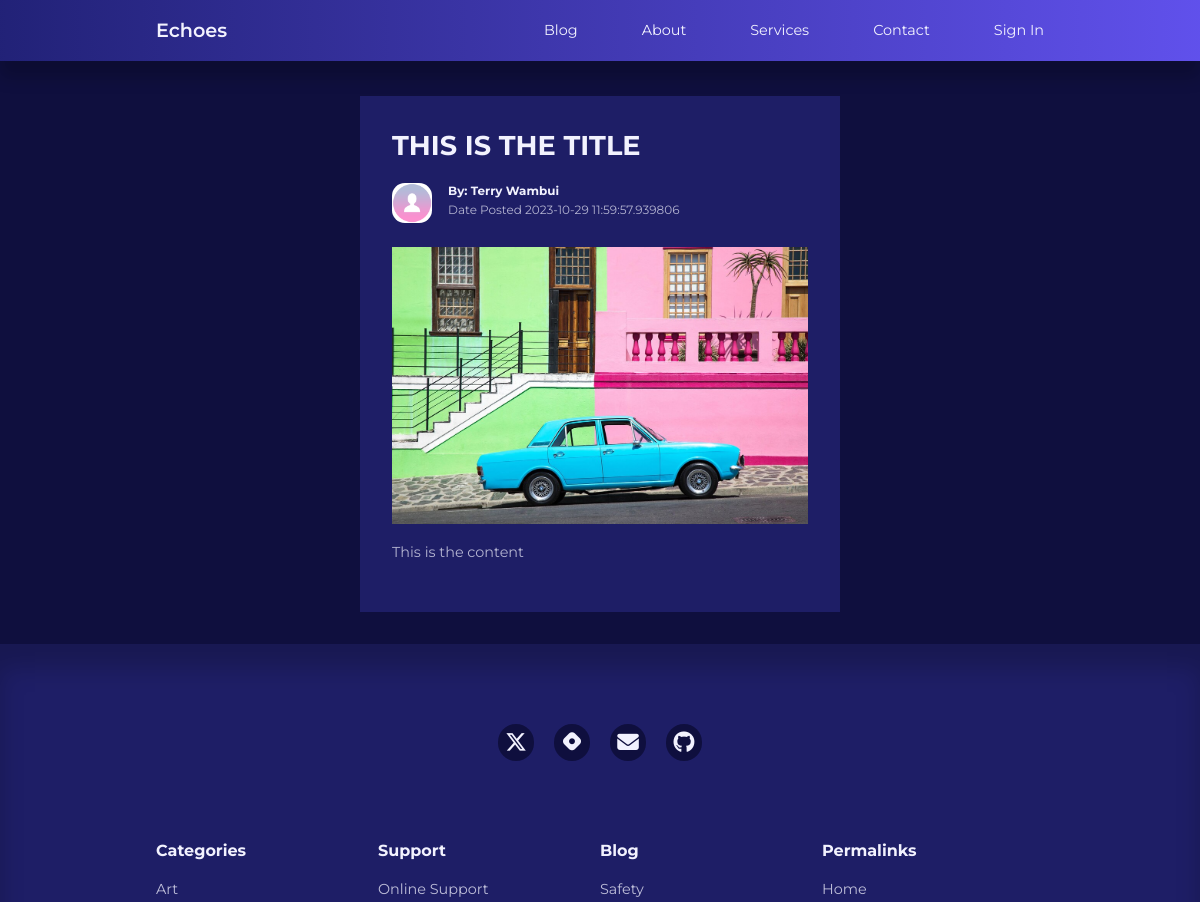
Page /post/5 (upper part) on the earlier database version.
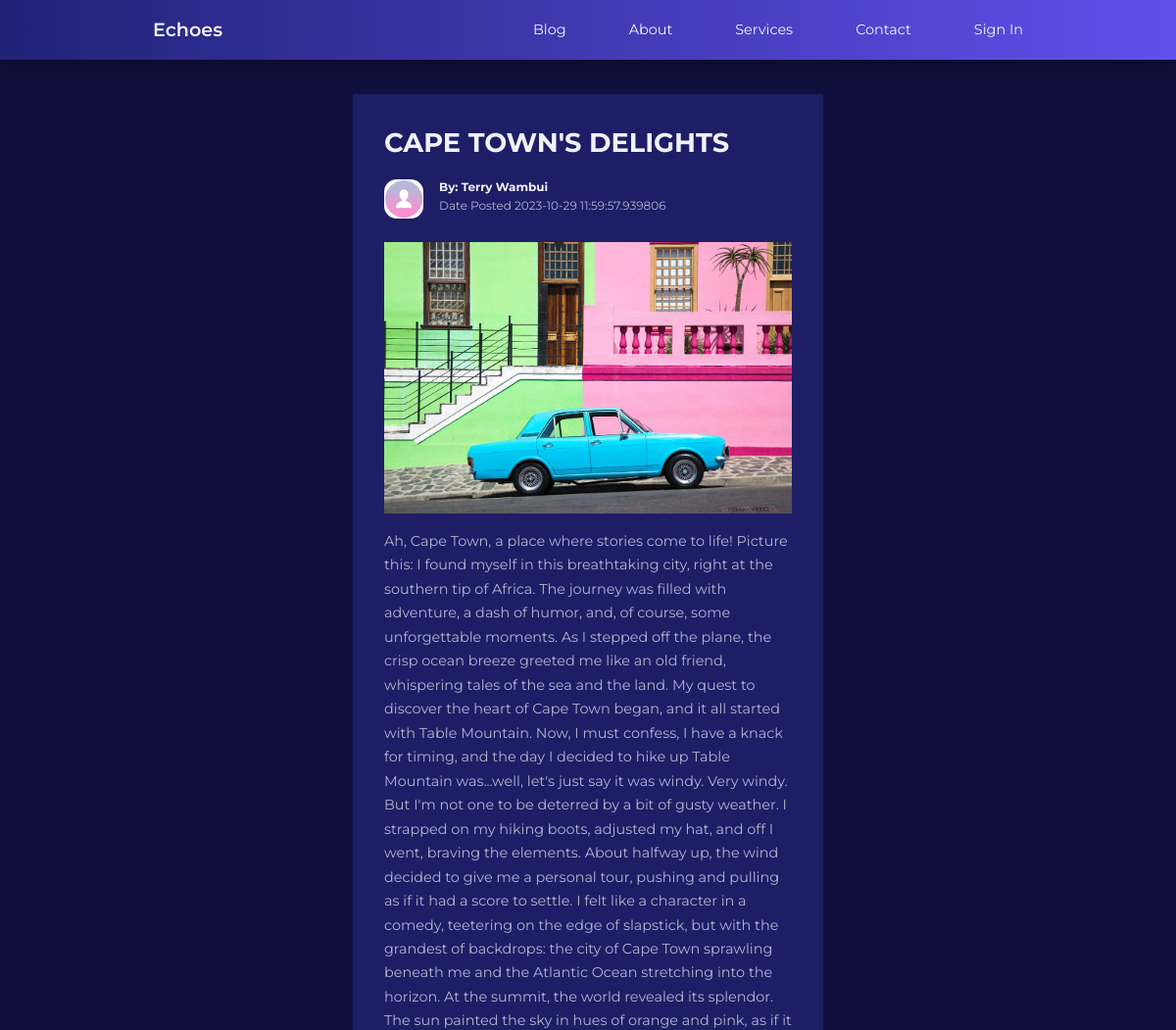
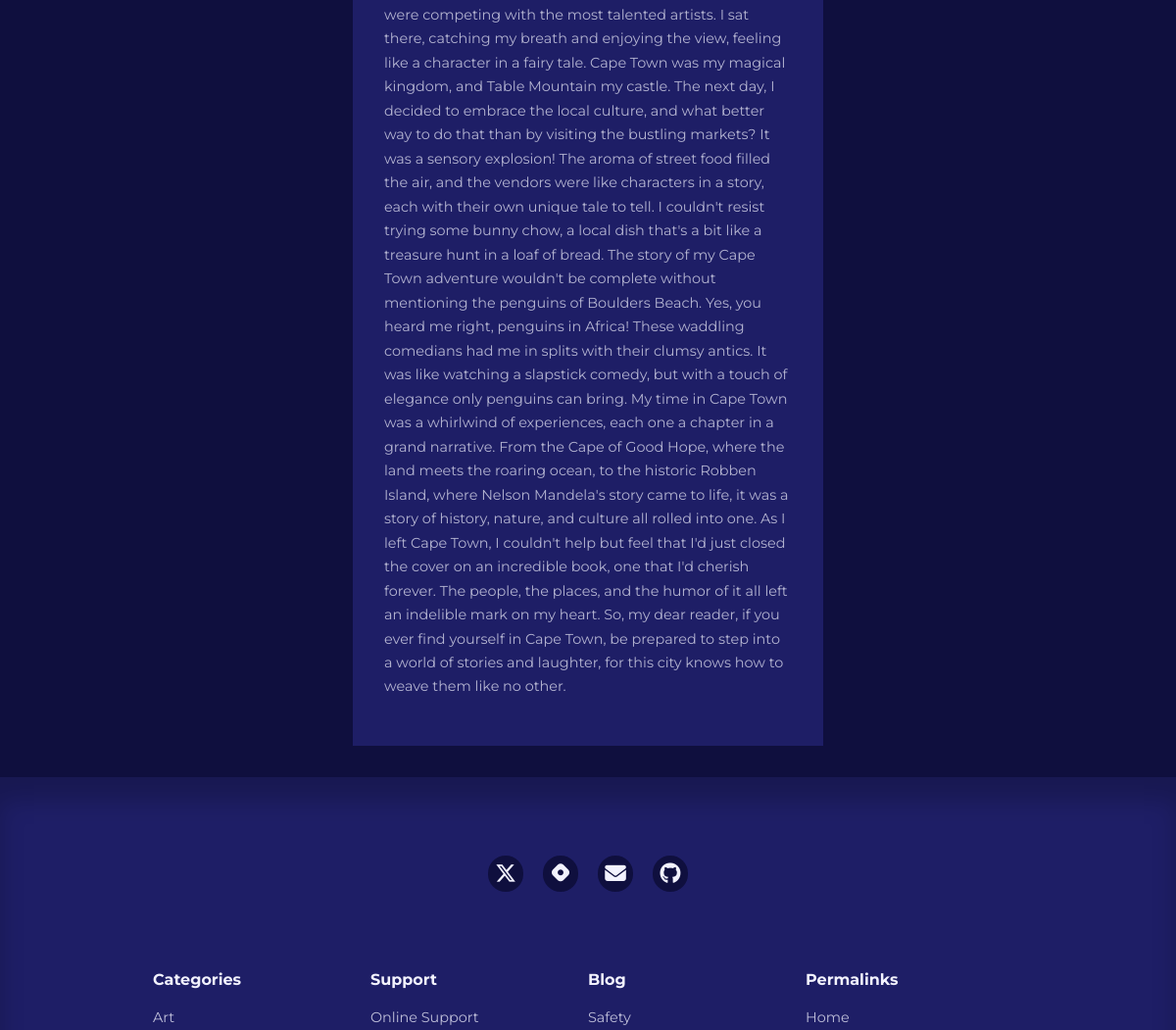
Same page on the later database version (2 pictures, top to bottom).
### app/models.py (models this page shows, shortened)
class Post(db.Model):
    id = db.Column(db.Integer, primary_key=True)
    title = db.Column(db.String(120))
    content = db.Column(db.Text)
    image = db.Column(db.String(120), nullable=True)
    timestamp = db.Column(db.DateTime, index=True, default=datetime.utcnow)
    user_id = db.Column(db.Integer, db.ForeignKey('user.id', name='fk_user_id'))
    category_id = db.Column(db.Integer, db.ForeignKey('category.id', name='fk_category_id'))
    category = db.relationship('Category', backref=db.backref('posts', lazy=True))

### app/routes.py (the view)
@app.route('/post/<int:post_id>')
def single_post(post_id):
   post = Post.query.get_or_404(post_id)
   author = post.author
   return render_template('single_post.html', post=post, author=author)

### app/routes.py (called while the page is built)
@app.before_request
def before_request():
    if current_user.is_authenticated:
        current_user.last_seen = datetime.utcnow()
        db.session.commit()

### app/templates/single_post.html (shortened to what this page needs)
{% extends "base.html" %}
{% block content %}
    <section class="singlepost">
        <div class=" container singlepost__container">
            <h2>{{ post.title }}</h2>
            <div class="post__author">
                <div class="post__author-avator">
                            {% if current_user.is_authenticated %}
                            <img src="{{ url_for('static', filename='images/' + author.picture) }}" alt="avatar">
                            {% else %}
                            <img src="{{ url_for('static', filename='/images/default_profile_pc.png') }}" alt="Default Image">
                            {% endif %}
                </div>
                <div class="post__author-info">
                    <a href="{{ url_for('profile', username=post.author.username) }}">
                    <h5>By: {{post.author.username }}</h5></a>
                    <small>Date Posted {{ post.timestamp }}</small>
                </div>
            </div>
            <div class="singlepost__thumbnail">
               {% if post.image %}
                <img src="{{ url_for('static', filename='images/' + post.image) }}" alt="Post Image">
                {% else %}
                <img src="{{ url_for('static', filename='/images/blog18.jpg') }}" alt="Default Image">
                {% endif %}
            </div>
            <p class="post__body">{{ post.content }}</p>
        </div>
    </section>
{% endblock %}

Differences in the rows shown:
changed Post: title "THIS IS THE TITLE" → "CAPE TOWN'S DELIGHTS"; content "This is the content" → "Ah, Cape Town, a place where stories come to life! Picture this: I found myself in this breathtaking city, right at the southern tip of Africa. The journey was filled with adventure, a dash of humor, and, of course, some unforgettable moments. As I stepped off the plane, the crisp ocean breeze greeted me like an old friend, whispering tales of the sea and the land. My quest to discover the heart of Cape Town began, and it all started with Table Mountain. Now, I must confess, I have a knack for timing, and the day I decided to hike up Table Mountain was...well, let's just say it was windy. Very windy. But I'm not one to be deterred by a bit of gusty weather. I strapped on my hiking boots,…"
